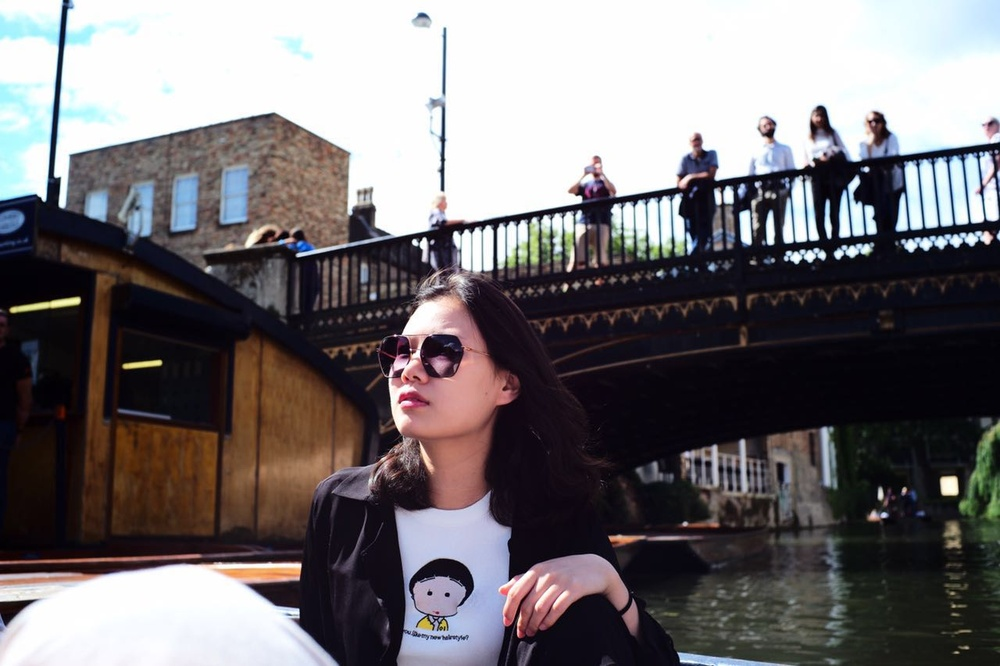
#> input picture hw1/img.jpg, 1000 x 666 px, shrunk from 1280 x 852 before the run, found by its file name
$ jupyter execute hw1.ipynb
#> lines starting #> are read from the running program, lines starting #| are printed output that depends on the picture
[cell 1]
import numpy as np
import cv2

[cell 2]
image = cv2.imread("./IMG.JPG")
#> image is the input picture: shape (666, 1000, 3); mean B, G, R 113.8, 111.2, 115.6

[cell 3]
[a,b,c]=image.shape
#> a = 666; b = 1000; c = 3
a = np.zeros((a,b,1),np.uint8)

[cell 4]
# greyscale
for i in range(image.shape[0]):
    for j in range(image.shape[1]):
        [b,g,r] = image[i,j,:]
        a[i,j,:]=0.1*b+0.6*g+0.3*r
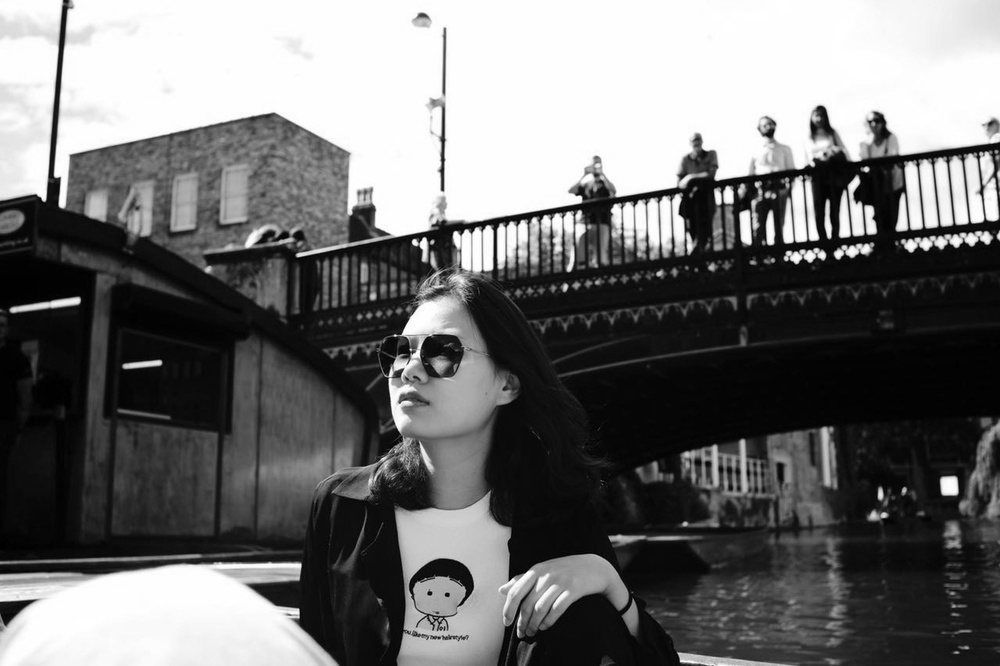
#> a: shape (666, 1000, 1); min 0, max 255, mean 112.4

cv2.imwrite("greyscale.jpg", a)
#> Out = True

[cell 5]
b = np.zeros(a.shape,np.uint8)

[cell 6]
# blur
for i in range(1,a.shape[0]-1):
    for j in range(1,a.shape[1]-1):
        b[i,j,:] = (a[i-1,j-1,:]+a[i-1,j,:]+a[i-1,j+1,:]+a[i,j-1,:]+a[i,j,:]+a[i,j+1,:]+a[i+1,j-1,:]+a[i+1,j,:]+a[i+1,j+1,:])/9
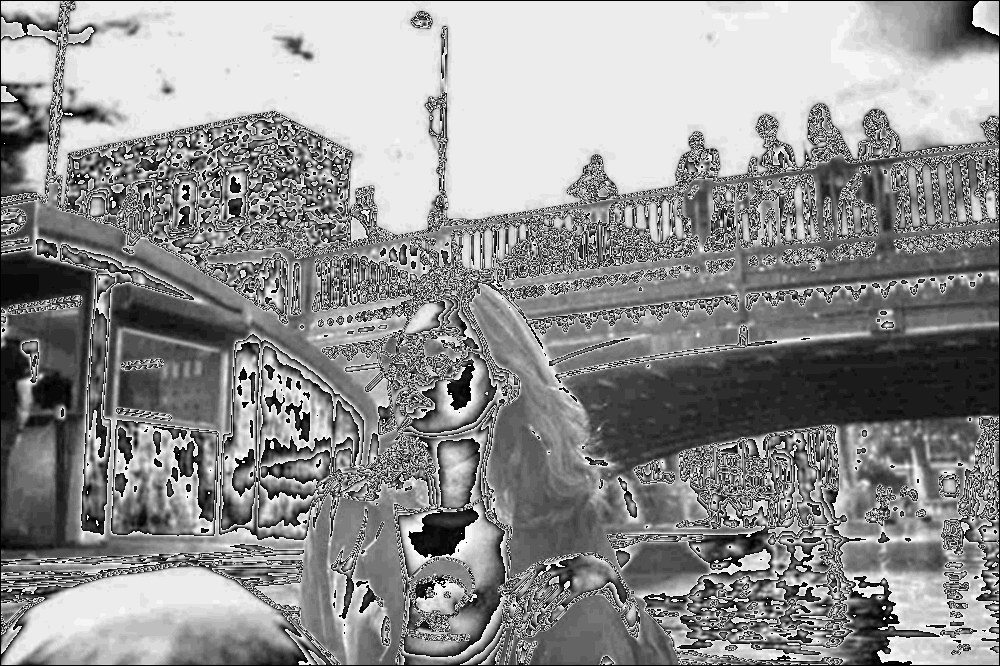
#> b: shape (666, 1000, 1); min 0, max 28, mean 15.8; drawn with min black and max white
cv2.imwrite("blur.jpg",b)
#> Out = True
